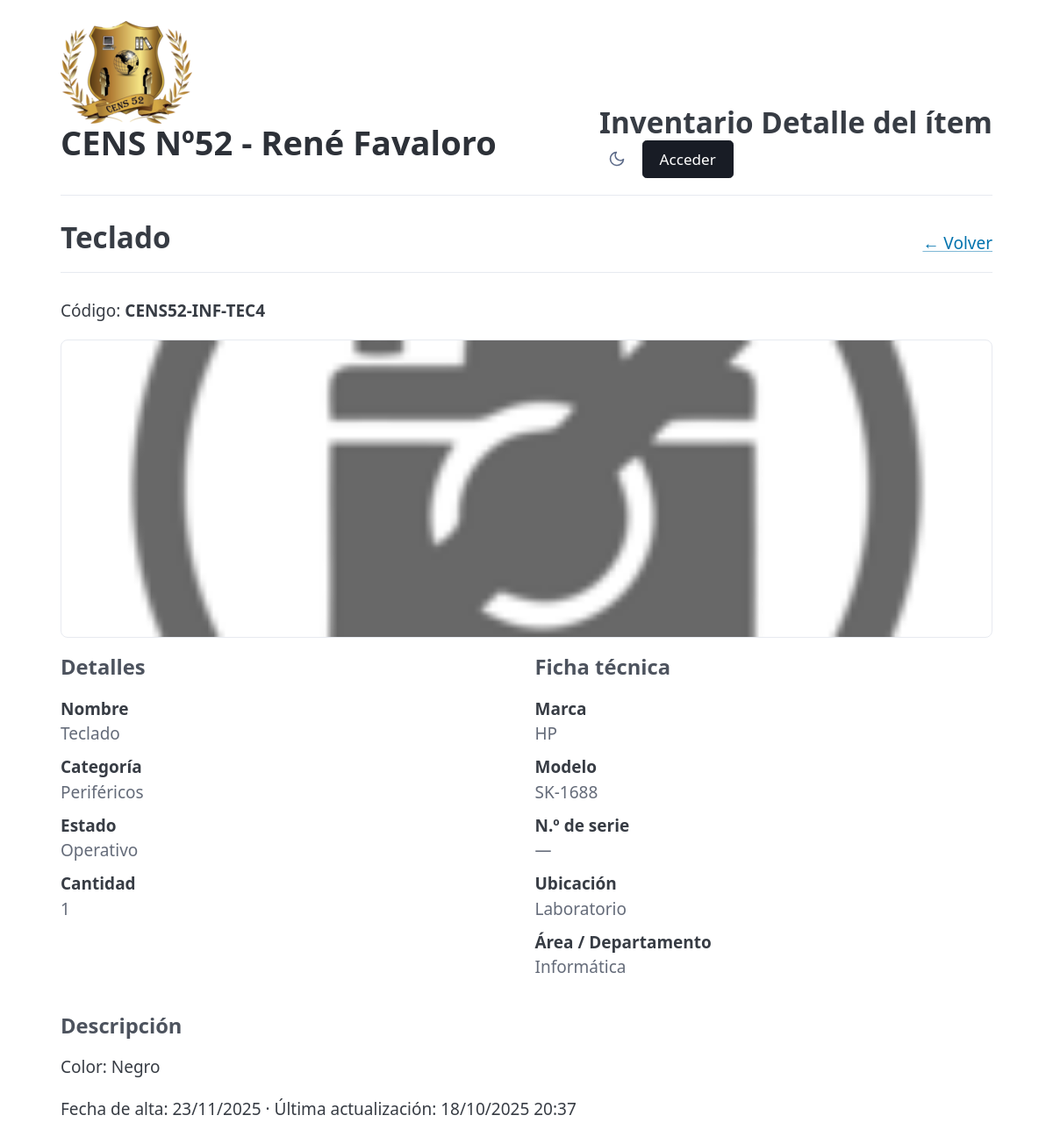
Page /ver.php?id=72 on the committed database.
### tables this page shows
CREATE TABLE IF NOT EXISTS items (
  id                BIGINT UNSIGNED NOT NULL AUTO_INCREMENT,

   
  nombre            VARCHAR(160) NOT NULL,
  codigo            VARCHAR(64)  NOT NULL,
  marca_id          BIGINT UNSIGNED NULL,     
  modelo            VARCHAR(120) NULL,
  nro_serie         VARCHAR(160) NULL,
  cantidad          INT UNSIGNED NOT NULL DEFAULT 1,
  estado            VARCHAR(64)  NOT NULL DEFAULT 'operativo',  
  area_departamento VARCHAR(160) NULL,        
  fecha_alta        DATE         NULL,
  ubicacion         VARCHAR(160) NULL,
  descripcion       TEXT         NULL,
  categoria_id      BIGINT UNSIGNED NULL,     

   
  created_at        TIMESTAMP    NOT NULL DEFAULT CURRENT_TIMESTAMP,
  updated_at        TIMESTAMP    NOT NULL DEFAULT CURRENT_TIMESTAMP ON UPDATE CURRENT_TIMESTAMP,
  deleted_at        TIMESTAMP    NULL DEFAULT NULL,  

  CONSTRAINT pk_items PRIMARY KEY (id),
  CONSTRAINT fk_items_categoria FOREIGN KEY (categoria_id) REFERENCES categorias(id) ON UPDATE CASCADE ON DELETE SET NULL,
  CONSTRAINT fk_items_marca FOREIGN KEY (marca_id) REFERENCES marcas(id) ON UPDATE CASCADE ON DELETE SET NULL
);

CREATE TABLE IF NOT EXISTS categorias (
  id            BIGINT UNSIGNED NOT NULL AUTO_INCREMENT,
  nombre        VARCHAR(120)    NOT NULL,
  slug          VARCHAR(140)    GENERATED ALWAYS AS (LOWER(REPLACE(REPLACE(REPLACE(nombre, ' ', '-'), '_', '-'), '--','-'))) STORED,
  descripcion   VARCHAR(500)    NULL,
  parent_id     BIGINT UNSIGNED NULL,
  created_at    TIMESTAMP       NOT NULL DEFAULT CURRENT_TIMESTAMP,
  updated_at    TIMESTAMP       NOT NULL DEFAULT CURRENT_TIMESTAMP ON UPDATE CURRENT_TIMESTAMP,
  CONSTRAINT pk_categorias PRIMARY KEY (id),
  CONSTRAINT uq_categorias_nombre UNIQUE (nombre),
  CONSTRAINT fk_categorias_parent FOREIGN KEY (parent_id) REFERENCES categorias(id) ON UPDATE CASCADE ON DELETE SET NULL
);

CREATE TABLE IF NOT EXISTS marcas (
  id            BIGINT UNSIGNED NOT NULL AUTO_INCREMENT,
  nombre        VARCHAR(120)    NOT NULL,
  created_at    TIMESTAMP       NOT NULL DEFAULT CURRENT_TIMESTAMP,
  updated_at    TIMESTAMP       NOT NULL DEFAULT CURRENT_TIMESTAMP ON UPDATE CURRENT_TIMESTAMP,
  CONSTRAINT pk_marcas PRIMARY KEY (id),
  CONSTRAINT uq_marcas_nombre UNIQUE (nombre)
);

### public/ver.php (the view, shortened to what this page needs)
<?php
require __DIR__ . '/../app/bootstrap.php';
function h(?string $v): string
{
  return htmlspecialchars((string) $v, ENT_QUOTES, 'UTF-8');
}
$id = isset($_GET['id']) ? (int) $_GET['id'] : 0;
$stmt = $pdo->prepare("
SELECT i.*, c.nombre AS categoria, m.nombre AS marca
FROM items i
LEFT JOIN categorias c ON c.id = i.categoria_id
LEFT JOIN marcas m ON m.id = i.marca_id
WHERE i.id = :id AND i.deleted_at IS NULL
");
$stmt->execute([':id' => $id]);
$item = $stmt->fetch();
$imgs = $pdo->prepare("SELECT id, ruta, posicion FROM imagenes WHERE item_id = :id ORDER BY posicion ASC, id ASC");
$imgs->execute([':id' => $id]);
$imagenes = $imgs->fetchAll();
$fechaAlta = $item['fecha_alta'] ? date('d/m/Y', strtotime($item['fecha_alta'])) : '—';
$updatedAt = null;
if (!empty($item['updated_at'])) {
  try {
    $dt = new DateTime($item['updated_at'], new DateTimeZone('UTC'));
    $dt->setTimezone(new DateTimeZone('America/Argentina/Buenos_Aires'));
    $updatedAt = $dt->format('d/m/Y H:i');
  } catch (Exception $e) {
    $updatedAt = $item['updated_at'];
  }
}
?>
<!doctype html>
<html lang="es">
<head>
  <link rel="stylesheet" href="https://cdn.jsdelivr.net/npm/@picocss/pico@2/css/pico.min.css">
  <link rel="stylesheet" href="/assets/ui.css">
</head>
<body>
  <main class="app-container">
    <?php require __DIR__ . '/../app/header.php'; ?>
    <header class="page-header">
      <h2><?= h($item['nombre']) ?></h2>
      <div class="header-actions">
        <a href="index.php">← Volver</a>
      </div>
    </header>
    <p class="muted">Código: <strong><?= h($item['codigo']) ?></strong></p>
    <?php if ($imagenes): ?>
      <section style="margin:.75rem 0 1rem">
        <img class="hero-img" src="/uploads/<?= h($imagenes[0]['ruta']) ?>" alt="Imagen principal">
        <?php if (count($imagenes) > 1): ?>
          <div class="gallery" style="margin-top:.75rem">
            <?php foreach (array_slice($imagenes, 1) as $im): ?>
              <img class="thumb-sm" src="/uploads/<?= h($im['ruta']) ?>" alt="Imagen">
            <?php endforeach; ?>
          </div>
        <?php endif; ?>
      </section>
    <?php else: ?>
      <section style="margin:.75rem 0 1rem">
        <img class="hero-img" src="/assets/no_image.png" alt="Sin imagen">
      </section>
    <?php endif; ?>
    <section class="grid">
      <div>
        <h4>Detalles</h4>
        <dl class="kv">
          <dt>Nombre</dt>
          <dd><?= h($item['nombre']) ?></dd>
          <dt>Categoría</dt>
          <dd><?= h($item['categoria'] ?? '—') ?></dd>
          <dt>Estado</dt>
          <dd style="text-transform:capitalize;"><?= h($item['estado']) ?></dd>
          <dt>Cantidad</dt>
          <dd><?= (int) $item['cantidad'] ?></dd>
        </dl>
      </div>
      <div>
        <h4>Ficha técnica</h4>
        <dl class="kv">
          <dt>Marca</dt>
          <dd><?= h($item['marca'] ?? '—') ?></dd>
          <dt>Modelo</dt>
          <dd><?= h($item['modelo'] ?? '—') ?></dd>
          <dt>N.º de serie</dt>
          <dd><?= h($item['nro_serie'] ?? '—') ?></dd>
          <dt>Ubicación</dt>
          <dd><?= h($item['ubicacion'] ?? '—') ?></dd>
          <dt>Área / Departamento</dt>
          <dd><?= h($item['area_departamento'] ?? '—') ?></dd>
        </dl>
      </div>
    </section>
    <section>
      <h4>Descripción</h4>
      <p><?= nl2br(h($item['descripcion'] ?? '—')) ?></p>
      <p class="muted">
        Fecha de alta: <?= h($fechaAlta) ?>
        <?= $updatedAt ? ' · Última actualización: ' . h($updatedAt) : '' ?>
      </p>
    </section>
  </main>
</body>
</html>

### public/assets/ui.css (style rules this page uses)
.app-container { max-width: 1100px; margin-inline: auto; padding-inline: clamp(0.5rem, 2vw, 1rem); padding-block: clamp(0.75rem, 2vw, 2rem); overflow-x: hidden; }
.page-header { display: flex; align-items: flex-end; justify-content: space-between; gap: 1rem; margin-bottom: 1.5rem; flex-wrap: wrap; border-bottom: 1px solid var(--pico-muted-border-color); padding-bottom: 1rem; }
.page-header h2 { margin: 0; font-size: 1.75rem; line-height: 1.2; }
.page-header .header-actions { display: flex; gap: 0.5rem; }

### public/ver.php (style rules this page uses)
.hero-img { width: 100%; max-height: 340px; object-fit: cover; object-position: center; border-radius: 8px; border: 1px solid var(--pico-muted-border-color); }
dl.kv>dt { font-weight: 600; margin-top: 0.5rem; }
dl.kv>dd { margin: 0 0 .5rem 0; color: var(--pico-muted-color); }

### rows in the picture
items: nombre "Teclado", codigo "CENS52-INF-TEC4", categoria.nombre "Periféricos", estado "Operativo", cantidad "1", marca.nombre "HP", modelo "SK-1688", nro_serie "—", ubicacion "Laboratorio", area_departamento "Informática", descripcion "Color: Negro", fecha_alta "23/11/2025", updated_at "18/10/2025 20:37"

### other values in the picture
$header_title "Detalle del ítem"
